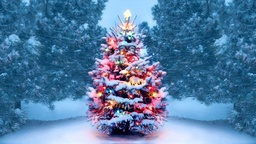
#> input picture 06- Snowfall Gif/christmas-tree.jpeg, 256 x 144 px, shrunk from 1200 x 675 before the run
$ jupyter execute 'Snowfall gif.ipynb'
#> lines starting #> are read from the running program, lines starting #| are printed output that depends on the picture; after the words box and inside, x2 and y2 are one past the last pixel; in counts of white or black regions, pixels touching at a corner belong together
[cell 1]
import cv2
import random
import imageio
import matplotlib.pyplot as plt
import os

[cell 2]
background = cv2.imread('christmas-tree.jpeg')
#> background is the input picture: shape (144, 256, 3); mean B, G, R 161.4, 122.9, 83.9
rows , cols , _ = background.shape
#> rows = 144; cols = 256

[cell 3]
SNOWS_LIST = []

for i in range(100):
    snow = [random.randint(0,rows),    #y
            random.randint(0,cols),    #x
            random.randint(1,2),       #r
            random.randint(0,2),       #mode
            random.randint(2,8)]       #speed
    SNOWS_LIST.append(snow)
    #cv2.circle(background, (snow[1], snow[0]), snow[2], (255,255,255), -1)

#cv2.imwrite('sample.jpg', background);

[cell 4]
for i in range(100):
    back = cv2.imread('christmas-tree.jpeg')
    for snow in SNOWS_LIST:

        snow[0] += snow[4]

        if snow[3] == 0:      #down
            pass

        elif snow[3] == 1:    #down-right
            snow[0] += snow[4]

        elif snow[3] == 2:    #down-left
            snow[0] -= snow[4]

        cv2.circle(back, (snow[1], snow[0]), snow[2], (255,255,255), -1)
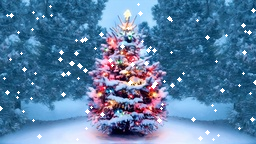
#> back: shape (144, 256, 3); 2.19% of pixels changed, all inside (x1, y1, x2, y2) = (0, 3, 256, 141)

    cv2.imwrite(f'snowgifphotos/{i}.jpg' , back)

[cell 5]
files = os.listdir('snowgifphotos')
#> files = 100 items, first 6: '0.jpg', '1.jpg', '10.jpg', '11.jpg', '12.jpg', '13.jpg'
images = []

for i in range(len(files)):
    image = imageio.imread('snowgifphotos/'+files[i])
    images.append(image)

imageio.mimsave('snowfall.gif', images)
